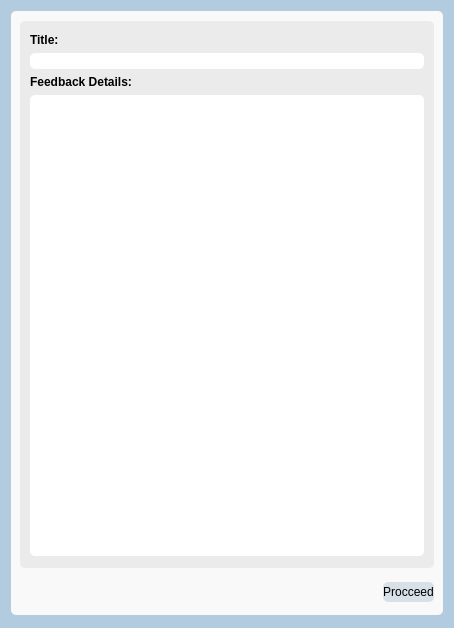
<?xml version="1.0" encoding="UTF-8"?>
<ui version="4.0">
 <class>Feedback</class>
 <widget class="QDialog" name="Feedback">
  <property name="geometry">
   <rect>
    <x>0</x>
    <y>0</y>
    <width>454</width>
    <height>628</height>
   </rect>
  </property>
  <property name="sizePolicy">
   <sizepolicy hsizetype="Preferred" vsizetype="Expanding">
    <horstretch>0</horstretch>
    <verstretch>0</verstretch>
   </sizepolicy>
  </property>
  <property name="windowTitle">
   <string>Dialog</string>
  </property>
  <property name="styleSheet">
   <string notr="true">background-color: rgb(178, 203, 222);</string>
  </property>
  <layout class="QGridLayout" name="gridLayout" rowstretch="0">
   <property name="bottomMargin">
    <number>13</number>
   </property>
   <item row="0" column="0">
    <widget class="QFrame" name="frame">
     <property name="styleSheet">
      <string notr="true">background-color: rgb(249, 249, 249);
border-radius: 5px;</string>
     </property>
     <property name="frameShape">
      <enum>QFrame::Shape::StyledPanel</enum>
     </property>
     <property name="frameShadow">
      <enum>QFrame::Shadow::Raised</enum>
     </property>
     <layout class="QGridLayout" name="gridLayout_2" rowstretch="0,0" columnstretch="0,0">
      <property name="topMargin">
       <number>10</number>
      </property>
      <property name="verticalSpacing">
       <number>10</number>
      </property>
      <item row="1" column="0">
       <spacer name="horizontalSpacer">
        <property name="orientation">
         <enum>Qt::Orientation::Horizontal</enum>
        </property>
        <property name="sizeHint" stdset="0">
         <size>
          <width>419</width>
          <height>28</height>
         </size>
        </property>
       </spacer>
      </item>
      <item row="0" column="0" colspan="2">
       <widget class="QWidget" name="widget_2" native="true">
        <property name="sizePolicy">
         <sizepolicy hsizetype="MinimumExpanding" vsizetype="MinimumExpanding">
          <horstretch>0</horstretch>
          <verstretch>0</verstretch>
         </sizepolicy>
        </property>
        <property name="styleSheet">
         <string notr="true">background-color: rgb(235, 235, 235);
border-radius: 5px;</string>
        </property>
        <layout class="QVBoxLayout" name="verticalLayout" stretch="0,0,0,0">
         <property name="leftMargin">
          <number>10</number>
         </property>
         <property name="topMargin">
          <number>12</number>
         </property>
         <property name="rightMargin">
          <number>10</number>
         </property>
         <property name="bottomMargin">
          <number>12</number>
         </property>
         <item>
          <widget class="QLabel" name="label_2">
           <property name="font">
            <font>
             <bold>true</bold>
            </font>
           </property>
           <property name="text">
            <string>Title:</string>
           </property>
          </widget>
         </item>
         <item>
          <widget class="QLineEdit" name="lineEdit">
           <property name="styleSheet">
            <string notr="true">background-color: rgb(255, 255, 255);</string>
           </property>
          </widget>
         </item>
         <item>
          <widget class="QLabel" name="label_3">
           <property name="font">
            <font>
             <bold>true</bold>
            </font>
           </property>
           <property name="text">
            <string>Feedback Details:</string>
           </property>
          </widget>
         </item>
         <item>
          <widget class="QPlainTextEdit" name="plainTextEdit">
           <property name="styleSheet">
            <string notr="true">background-color: rgb(255, 255, 255);</string>
           </property>
           <property name="frameShape">
            <enum>QFrame::Shape::StyledPanel</enum>
           </property>
          </widget>
         </item>
        </layout>
       </widget>
      </item>
      <item row="1" column="1">
       <widget class="QPushButton" name="send_feedback_btn">
        <property name="sizePolicy">
         <sizepolicy hsizetype="Expanding" vsizetype="Expanding">
          <horstretch>0</horstretch>
          <verstretch>0</verstretch>
         </sizepolicy>
        </property>
        <property name="maximumSize">
         <size>
          <width>16777215</width>
          <height>20</height>
         </size>
        </property>
        <property name="styleSheet">
         <string notr="true">border-radius: 5px;
background-color: #d8e1e8;</string>
        </property>
        <property name="text">
         <string>Procceed</string>
        </property>
       </widget>
      </item>
     </layout>
    </widget>
   </item>
  </layout>
 </widget>
 <resources/>
 <connections/>
</ui>
